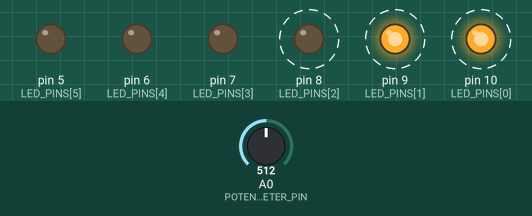
The sketch below on a simulated Arduino Uno, built with avr-gcc and run on an emulated ATmega328P. On the bench: output pins drawn as LEDs (lit = HIGH). Dashed ring = blinking. Inputs (shaded band) come from the test bench; at power-on: A0 (POTENTIOMETER_PIN) = 512.

Above: at 1.55 s.
1.6 s: A0 (POTENTIOMETER_PIN) set to 666
At 1.7 s:
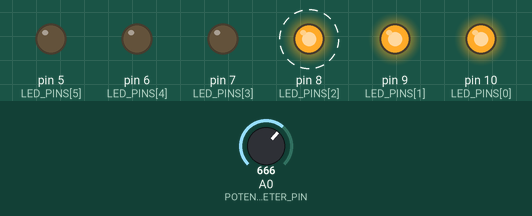
5.0 s: A0 (POTENTIOMETER_PIN) set to 696
At 6.0 s:
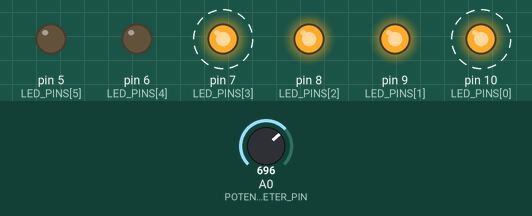
8.4 s: A0 (POTENTIOMETER_PIN) set to 844
11.8 s: A0 (POTENTIOMETER_PIN) set to 861
At 12.5 s:
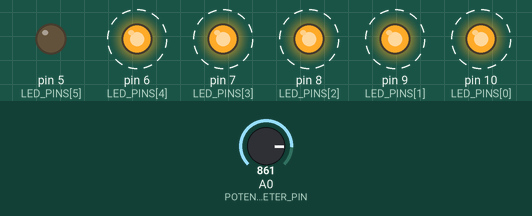
15.2 s: A0 (POTENTIOMETER_PIN) set to 1015
18.6 s: A0 (POTENTIOMETER_PIN) set to 1023
At 19.8 s:
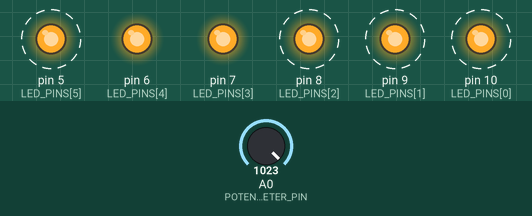
Timing chart, 0 to 23.0 s (numbered marks = the images above; inputs shaded):
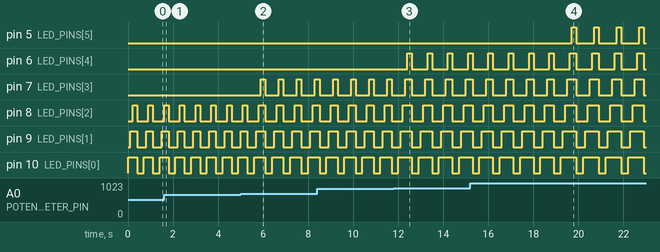

The sketch:

potentiometerLED.ino
```cpp
const int LED_PINS[] = {10, 9, 8, 7, 6, 5};
const int POTENTIOMETER_PIN = A0;

const int AMOUNT_OF_LEDS = sizeof(LED_PINS) / sizeof(LED_PINS[0]);
const int POTENTIOMETER_MAX_VALUE = 1023;

void setup() {
  // put your setup code here, to run once:

  for (int i = 0; i < AMOUNT_OF_LEDS; i++) {
    pinMode(LED_PINS[i], OUTPUT);
  }

}

void loop() {
  // put your main code here, to run repeatedly:

  int potentiometerValue = analogRead(POTENTIOMETER_PIN);

  int onLEDs = (potentiometerValue / (double) POTENTIOMETER_MAX_VALUE) * AMOUNT_OF_LEDS;

  for (int i = 0; i < AMOUNT_OF_LEDS; i++) {
    if (i < onLEDs) {
      digitalWrite(LED_PINS[i], HIGH);
      delay(100);
    }
    else
     digitalWrite(LED_PINS[i], LOW);
  }
  delay(100);
  for (int i = 0; i < AMOUNT_OF_LEDS; i++) {
    digitalWrite(LED_PINS[i], LOW);
  }
  delay(300);

}
```

Measured:
- the behaviour switches between 681 and 682 on A0 (POTENTIOMETER_PIN) (found by bisection; images 1 and 2)
- the behaviour switches between 852 and 853 on A0 (POTENTIOMETER_PIN) (found by bisection; images 2 and 3)
- the behaviour switches between 1022 and 1023 on A0 (POTENTIOMETER_PIN) (found by bisection; images 3 and 4)
- after the input at 5.0 s, pin 7 (LED_PINS[3]): alternates HIGH for 0.20 s and LOW for 0.60 s, starting after 0.90 s
- after the input at 11.8 s, pin 6 (LED_PINS[4]): alternates HIGH for 0.20 s and LOW for 0.70 s, starting after 0.60 s
- after the input at 18.6 s, pin 5 (LED_PINS[5]): alternates HIGH for 0.20 s and LOW for 0.80 s, starting after 1.1 s
- by itself, pin 8 (LED_PINS[2]): alternates HIGH for 0.50 s and LOW for 0.50 s
- by itself, pin 9 (LED_PINS[1]): alternates HIGH for 0.60 s and LOW for 0.40 s
